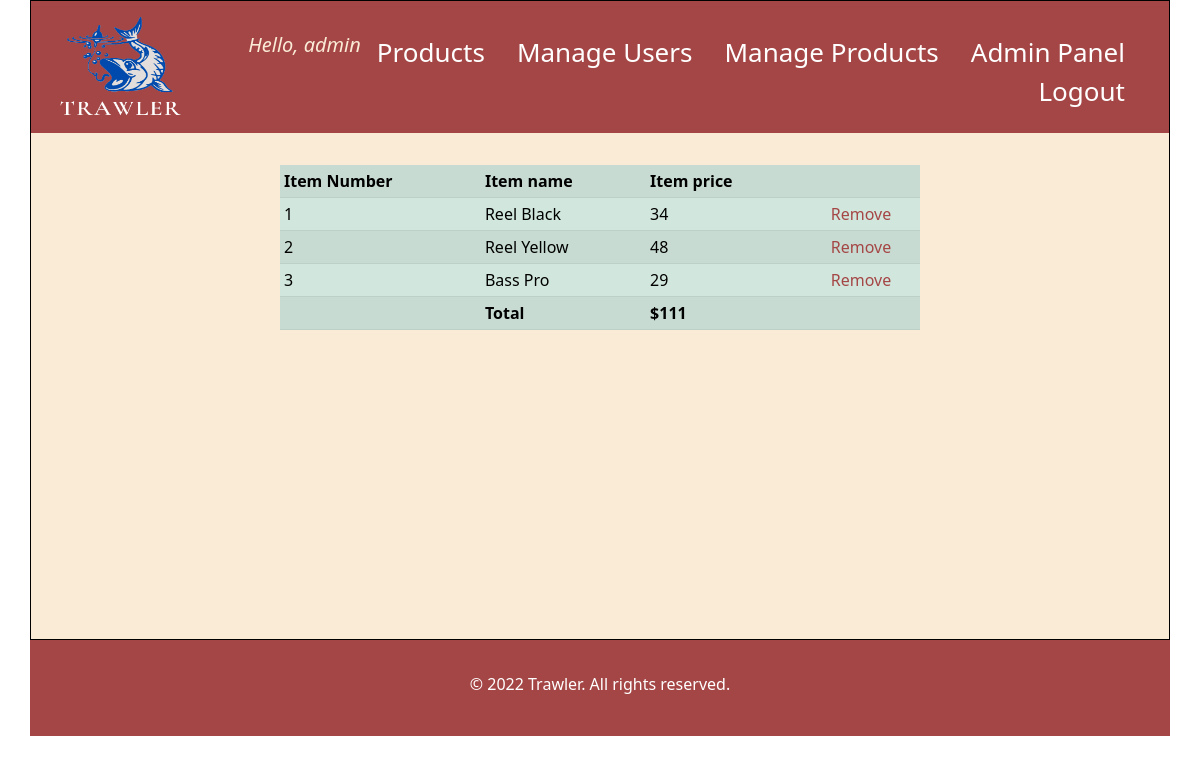
/cart.php (signed in), run on the app's committed database.
### tables this page shows
CREATE TABLE `users_items` (
  `id` int(11) NOT NULL,
  `user_id` int(11) NOT NULL,
  `item_id` int(11) NOT NULL,
  `status_cart` enum('Added to cart','Confirmed') NOT NULL
);

CREATE TABLE `items` (
  `id` int(11) NOT NULL,
  `name` varchar(255) NOT NULL,
  `price` int(11) NOT NULL
);

### cart.php (the view, shortened to what this page needs)
<?php
require 'connection.php';
$userId = $_SESSION['id'];
$result = "SELECT a.item_id as id, a.status_cart, b.name , b.price
            FROM users_items a, items b
                WHERE a.item_id = b.id
                and a.user_id = $userId";
$dbresult = mysqli_query($conn, $result);
$numofrow = mysqli_num_rows($dbresult);
$sum = 0;
if ($numofrow == 0) {
    $emptyCart = "Cart is empty";
} else {
    while ($row = mysqli_fetch_array($dbresult)) {
        $sum = $sum + $row['price'];
    }
}
?>
<!DOCTYPE html>
<html lang="en">
<head>
    <link href="https://cdn.jsdelivr.net/npm/bootstrap@5.2.0-beta1/dist/css/bootstrap.min.css" rel="stylesheet">
    <link rel="stylesheet" href="css/style.css">
</head>
<body>
    <div class="container cart-container">
        <?php
        require 'header.php';
        ?>
        <div class="container">
            <div class="container cart-table-container">
                <table class="table table-success table-sm table-striped">
                    <tr>
                        <th>Item Number</th>
                        <th>Item name</th>
                        <th>Item price</th>
                        <th></th>
                    </tr>
                    <?php
                    $test = mysqli_query($conn, $result) or die(mysqli_error($conn));
                    $counter = 1;
                    while ($row = mysqli_fetch_array($test)) {
                    ?>
                        <tr>
                            <td><?php echo $counter ?></td>
                            <td><?php echo $row['name'] ?></td>
                            <td><?php echo $row['price'] ?></td>
                            <td class="remove-cell"><a href='cart_remove.php?id=<?php echo $row['id'] ?>'>Remove</a></td>
                        </tr>
                    <?php $counter = $counter + 1;
                    } ?>
                    <tr>
                        <th></th>
                        <th>Total</th>
                        <th> $<?php echo $sum; ?></th>
                        <th>
                    </tr>
                </table>
            </div>
        </div>
    </div>
    <div class="container products-footer-container">
        <footer>
            <div class="products-copyright-container">
                <p class="color-it">&copy; 2022 Trawler. All rights reserved.</p>
            </div>
        </footer><br>
    </div>
</body>
</html>

### css/style.css (style rules this page uses)
.products-footer-container { background-color: rgb(165, 70, 70); }
.products-copyright-container { padding-top: 2rem; text-align: center; }
html { min-height: 100%; position:relative; }
.products-reel, .products-lure, .cart-container { background-color: antiquewhite; }
.cart-container { border: 1px solid black; min-height: 40rem; }
.cart-table-container { max-width: 40rem; }
.remove-cell { text-align: center; vertical-align: middle; }
.remove-cell a { color: rgb(165, 70, 70); text-decoration: none; }
.color-it { color: white; }

### css/style_favs.css (style rules this page uses)
.products-footer-container { background-color: rgb(165, 70, 70); }
.products-copyright-container { padding-top: 2rem; text-align: center; }
.color-it { color: white; }
html { min-height: 100%; position:relative; }
.products-reel, .products-lure, .cart-container { background-color: antiquewhite; }
.cart-table-container { padding: 0; margin: 1rem; margin: 0 auto; }
.cart-container { height: fit-content; }
.table-favs th, .remove-cell, .table-cell-favs { text-align: center; vertical-align: middle; }

### data on the page
users_items: item.name "Reel Black", item.price "34"
users_items: item.name "Reel Yellow", item.price "48"
users_items: item.name "Bass Pro", item.price "29"

### other printed values
$name "admin"
$sum "111"
